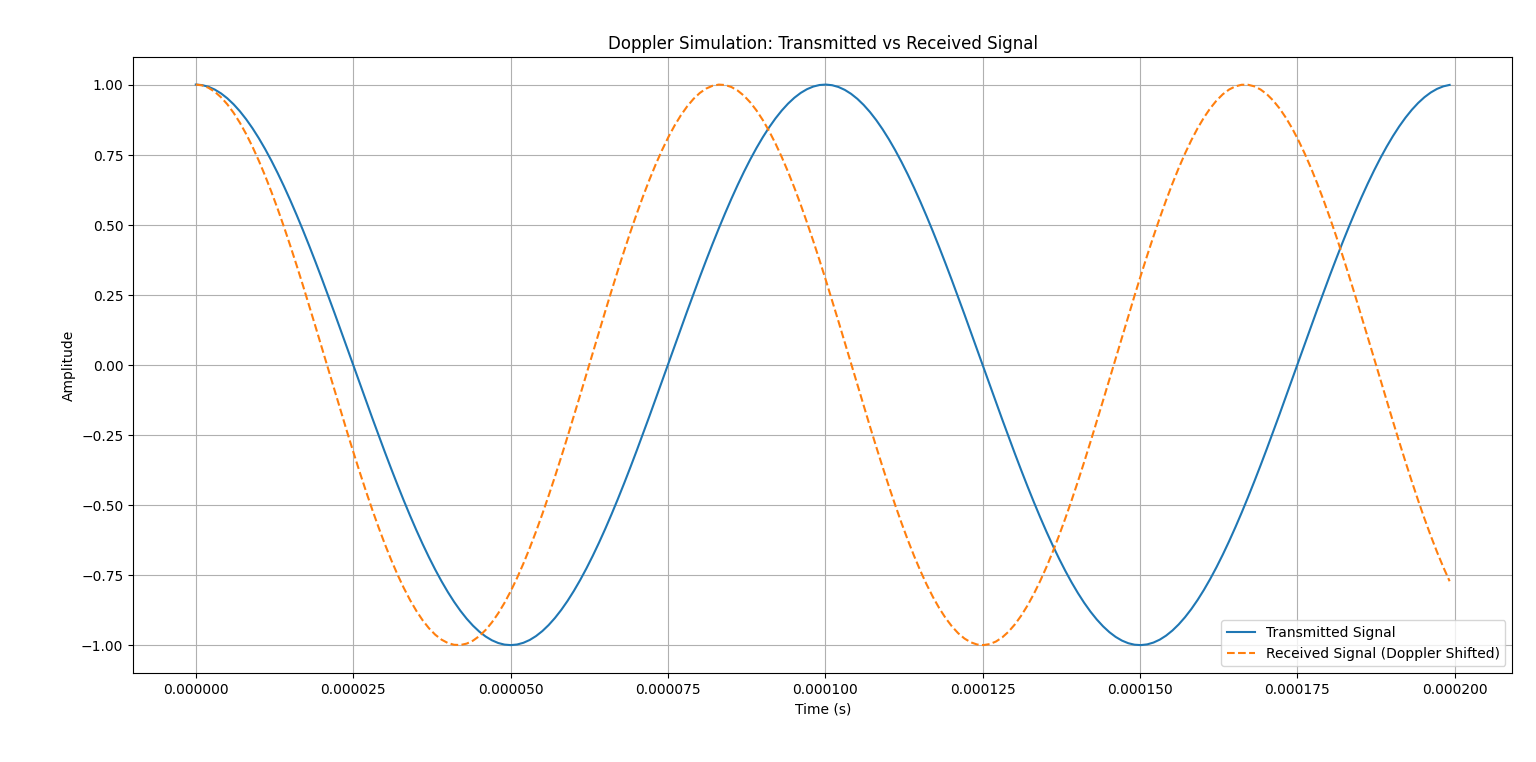

The script that drew this image:
# Doppler Simulation - Frequency Shift due to Target Movement

import numpy as np
import matplotlib.pyplot as plt

# Constants
c = 3e8  # Speed of light (m/s)
f0 = float(input("Enter transmitted radar frequency (Hz): "))  # e.g. 10e9 for 10 GHz
v = float(input("Enter target velocity (m/s): "))              # e.g. 30 m/s

# Doppler frequency shift
fd = (2 * v * f0) / c

print(f"\n📡 Doppler Shift: {fd:.2f} Hz")

# Simulate transmitted and received signal
t = np.linspace(0, 1e-3, 1000)  # 1 ms duration
tx_signal = np.cos(2 * np.pi * f0 * t)                # Transmitted signal
rx_signal = np.cos(2 * np.pi * (f0 + fd) * t)         # Received with Doppler shift

# Plot both signals
plt.figure(figsize=(10, 5))
plt.plot(t[:200], tx_signal[:200], label='Transmitted Signal')
plt.plot(t[:200], rx_signal[:200], label='Received Signal (Doppler Shifted)', linestyle='--')
plt.title("Doppler Simulation: Transmitted vs Received Signal")
plt.xlabel("Time (s)")
plt.ylabel("Amplitude")
plt.legend()
plt.grid(True)
plt.tight_layout()
plt.show()
